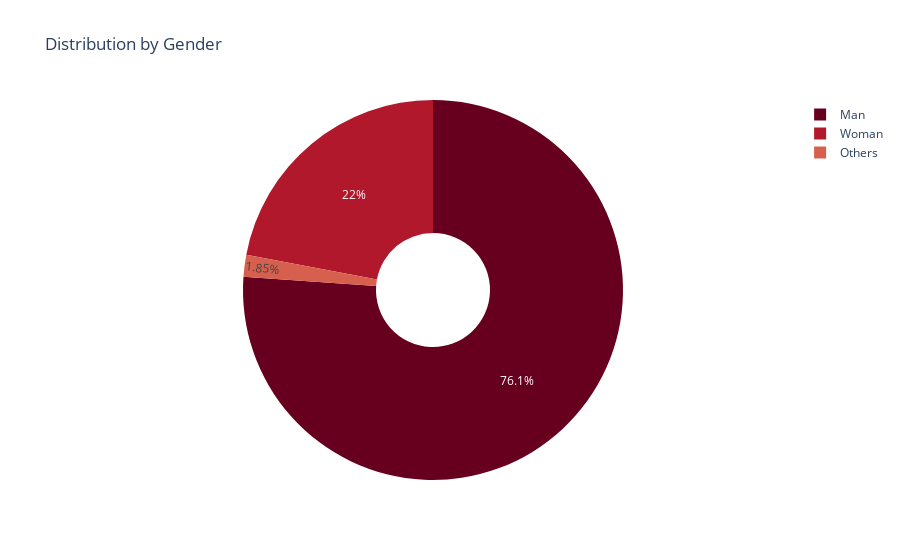

Notebook code cell kept with this figure:
### Code cell
# plt.figure(figsize=(10,5))
# plt.pie(f['Q3'],labels=f['index'])
px.pie(f,values='Q3',names='index',color_discrete_sequence=px.colors.sequential.RdBu,
      title='Distribution by Gender',hole=.3)
# px.show()

### Figure 1 — Plotly figure (JSON) as saved in the notebook; plotly's stock layout.template omitted (floating-point values rounded to 4 significant figures)
{"data": [{"domain": {"x": [0, 1], "y": [0, 1]}, "hole": 0.3, "hovertemplate": "index=%{label}<br>Q3=%{value}<extra></extra>", "labels": ["Man", "Woman", "Others"], "legendgroup": "", "name": "", "showlegend": true, "type": "pie", "values": [18266, 5286, 445]}], "layout": {"legend": {"tracegroupgap": 0}, "piecolorway": ["rgb(103,0,31)", "rgb(178,24,43)", "rgb(214,96,77)", "rgb(244,165,130)", "rgb(253,219,199)", "rgb(247,247,247)", "rgb(209,229,240)", "rgb(146,197,222)", "rgb(67,147,195)", "rgb(33,102,172)", "rgb(5,48,97)"], "title": {"text": "Distribution by Gender"}}}
